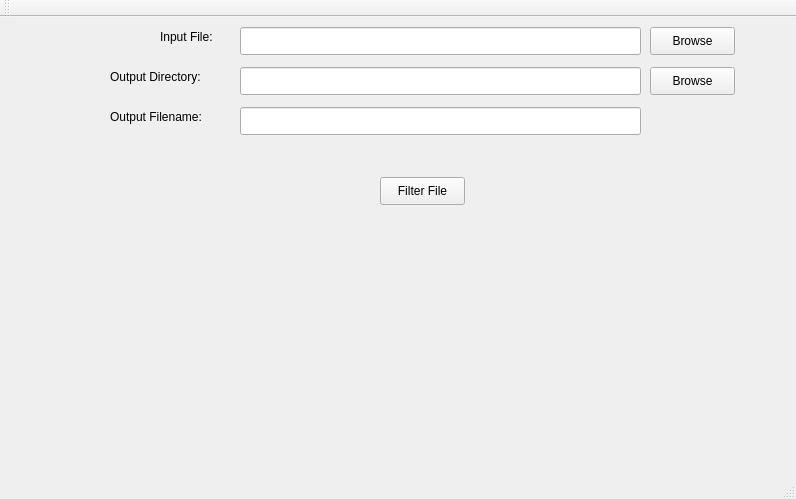
<?xml version="1.0" encoding="UTF-8"?>
<ui version="4.0">
 <class>MainWindow</class>
 <widget class="QMainWindow" name="MainWindow">
  <property name="geometry">
   <rect>
    <x>0</x>
    <y>0</y>
    <width>796</width>
    <height>499</height>
   </rect>
  </property>
  <property name="windowTitle">
   <string>Audio Pipeline</string>
  </property>
  <widget class="QWidget" name="centralWidget">
   <widget class="QLineEdit" name="txtFilename">
    <property name="geometry">
     <rect>
      <x>240</x>
      <y>10</y>
      <width>401</width>
      <height>28</height>
     </rect>
    </property>
   </widget>
   <widget class="QPushButton" name="btnFileBrowser">
    <property name="geometry">
     <rect>
      <x>650</x>
      <y>10</y>
      <width>85</width>
      <height>28</height>
     </rect>
    </property>
    <property name="text">
     <string>Browse</string>
    </property>
   </widget>
   <widget class="QPushButton" name="btnFilterFile">
    <property name="geometry">
     <rect>
      <x>380</x>
      <y>160</y>
      <width>85</width>
      <height>28</height>
     </rect>
    </property>
    <property name="text">
     <string>Filter File</string>
    </property>
   </widget>
   <widget class="QLabel" name="label">
    <property name="geometry">
     <rect>
      <x>160</x>
      <y>10</y>
      <width>71</width>
      <height>20</height>
     </rect>
    </property>
    <property name="text">
     <string>Input File:</string>
    </property>
   </widget>
   <widget class="QLineEdit" name="txtOutputDir">
    <property name="geometry">
     <rect>
      <x>240</x>
      <y>50</y>
      <width>401</width>
      <height>28</height>
     </rect>
    </property>
   </widget>
   <widget class="QPushButton" name="btnDirBrowser">
    <property name="geometry">
     <rect>
      <x>650</x>
      <y>50</y>
      <width>85</width>
      <height>28</height>
     </rect>
    </property>
    <property name="text">
     <string>Browse</string>
    </property>
   </widget>
   <widget class="QLabel" name="label_2">
    <property name="geometry">
     <rect>
      <x>110</x>
      <y>50</y>
      <width>131</width>
      <height>20</height>
     </rect>
    </property>
    <property name="text">
     <string>Output Directory:</string>
    </property>
   </widget>
   <widget class="QLabel" name="label_3">
    <property name="geometry">
     <rect>
      <x>110</x>
      <y>90</y>
      <width>121</width>
      <height>20</height>
     </rect>
    </property>
    <property name="text">
     <string>Output Filename:</string>
    </property>
   </widget>
   <widget class="QLineEdit" name="txtOutputFilename">
    <property name="geometry">
     <rect>
      <x>240</x>
      <y>90</y>
      <width>401</width>
      <height>28</height>
     </rect>
    </property>
   </widget>
  </widget>
  <widget class="QMenuBar" name="menuBar">
   <property name="geometry">
    <rect>
     <x>0</x>
     <y>0</y>
     <width>796</width>
     <height>25</height>
    </rect>
   </property>
  </widget>
  <widget class="QToolBar" name="mainToolBar">
   <attribute name="toolBarArea">
    <enum>TopToolBarArea</enum>
   </attribute>
   <attribute name="toolBarBreak">
    <bool>false</bool>
   </attribute>
  </widget>
  <widget class="QStatusBar" name="statusBar"/>
 </widget>
 <layoutdefault spacing="6" margin="11"/>
 <resources/>
 <connections/>
</ui>
